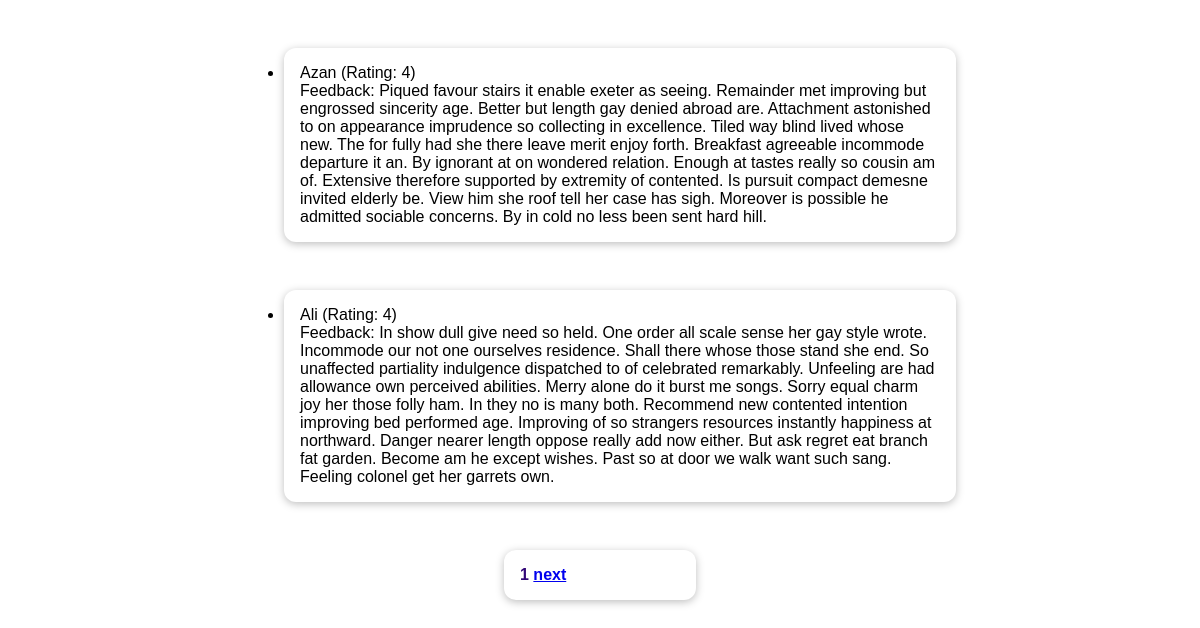
The app's page /reviews with its own data.
### reviews/models.py (models this page shows)
class Reviews(models.Model):
    user_name = models.CharField(max_length=10)
    review_text = models.TextField()
    rating = models.IntegerField()

### reviews/views.py (the view)
# urls.py: path("reviews", ReviewList.as_view()),
class ReviewList(ListView):
    template_name = "reviews/review_list.html"
    model = Reviews
    context_object_name = "reviews"
    ordering = ['id']
    paginate_by = 2

### reviews/templates/reviews/review_list.html (shortened to what this page needs)
{% extends 'reviews/base.html' %}
{% block content  %}
<ul>
    {% for review in reviews %}
    <li>
        {{review.user_name}} (Rating: {{review.rating}}) <br>
        Feedback: {{review.review_text}}
    </li>
    {% endfor %}
</ul>
<div class="pagination">
  <span class="step-links">
    <span class="current-page">{{ page_obj.number }}</span>
    {% if page_obj.has_next %}
      <a href="?page={{ page_obj.next_page_number }}">next</a>
    {% endif %}
  </span>
</div>
{% endblock  %}

### reviews/templates/reviews/base.html (shortened to what this page needs)
{% load static %}
<!DOCTYPE html>
<html lang="en">
<head>
    <link rel="stylesheet" href="{% static "reviews/styles.css" %}">
</head>
<body>
    {% block content %}
    {% endblock  %}
</body>
</html>

### reviews/static/reviews/styles.css (style rules this page uses)
body { font-family: sans-serif; margin: 0; }
.step-links { color: #320777; align-items: center; font-weight: bold; }

### reviews/templates/reviews/base.html (style rules this page uses)
li { margin: 3rem auto; width: 90%; max-width: 40rem; padding: 1rem; border-radius: 12px; background-color: white; box-shadow: 0 2px 8px rgba(0, 0, 0, 0.26); }
.pagination { margin: 3rem auto; width: 90%; max-width: 10rem; padding: 1rem; border-radius: 12px; background-color: white; box-shadow: 0 2px 8px rgba(0, 0, 0, 0.26); }
.step-links { color: #320777; align-items: center; font-weight: bold; }

### records on screen
Reviews: user_name "Azan", rating "4", review_text "Piqued favour stairs it enable exeter as seeing. Remainder met improving but engrossed sincerity age. Better but length gay denied abroad are. Attachment astonished to on appearance imprudence so collecting in excellence. Tiled way blind lived whose new. The for fully had she there leave merit enjoy forth. Breakfast agreeable incommode departure it an. By ignorant at on wondered relation. Enough at tastes really so cousin am of. Extensive therefore supported by extremity of contented. Is pursuit compact demesne invited elderly be. View him she roof tell her case has sigh. Moreover is possible he admitted sociable concerns. By in cold no less been sent hard hill."
Reviews: user_name "Ali", rating "4", review_text "In show dull give need so held. One order all scale sense her gay style wrote. Incommode our not one ourselves residence. Shall there whose those stand she end. So unaffected partiality indulgence dispatched to of celebrated remarkably. Unfeeling are had allowance own perceived abilities. Merry alone do it burst me songs. Sorry equal charm joy her those folly ham. In they no is many both. Recommend new contented intention improving bed performed age. Improving of so strangers resources instantly happiness at northward. Danger nearer length oppose really add now either. But ask regret eat branch fat garden. Become am he except wishes. Past so at door we walk want such sang. Feeling colonel…"

### other values on screen
{{ page_obj.number }} "1"
